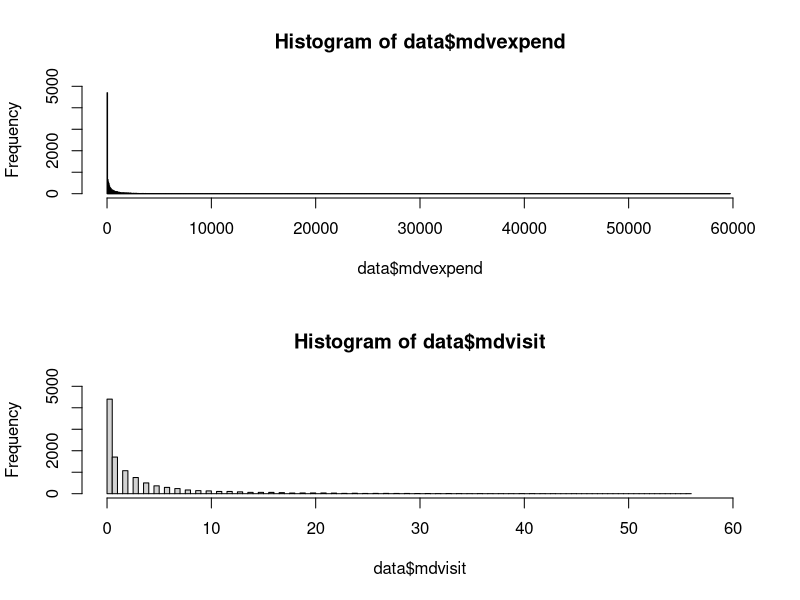
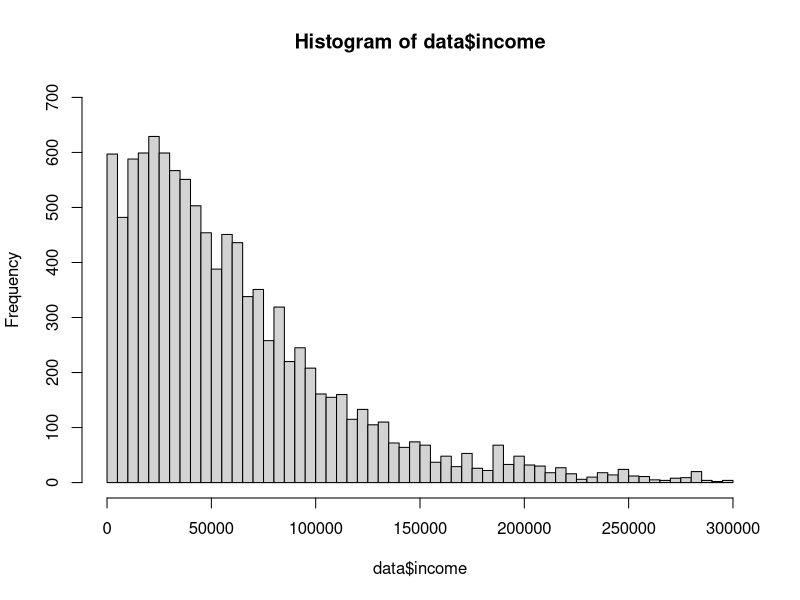
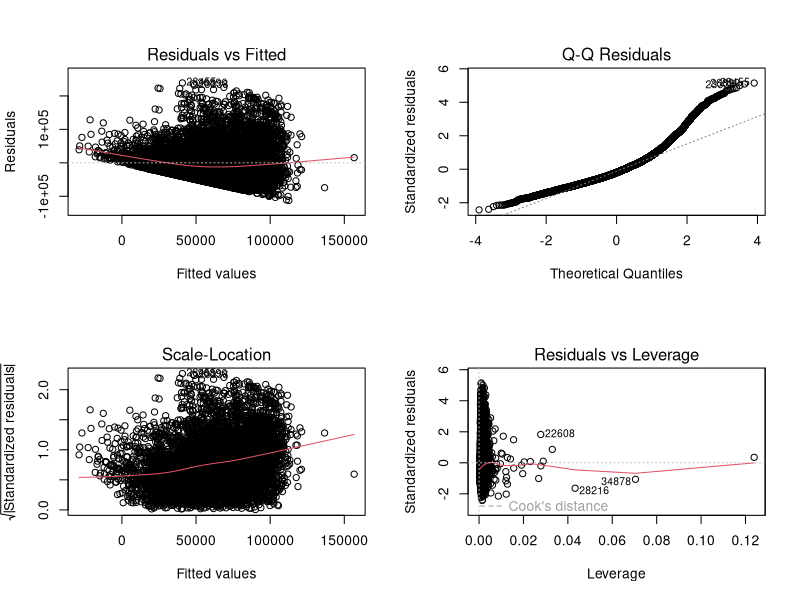
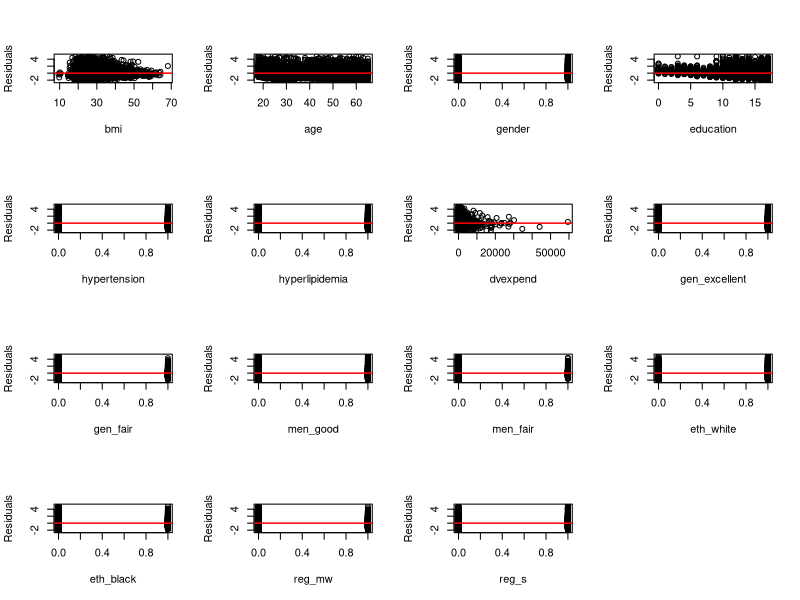
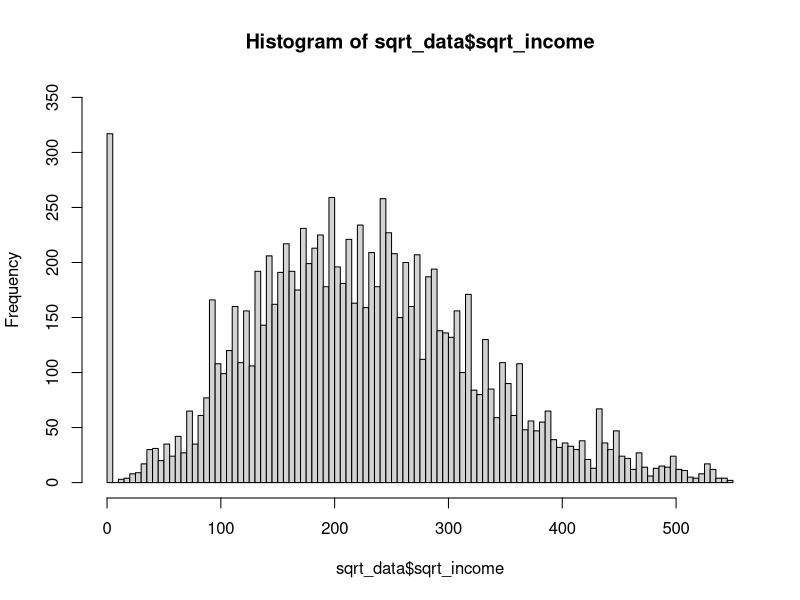
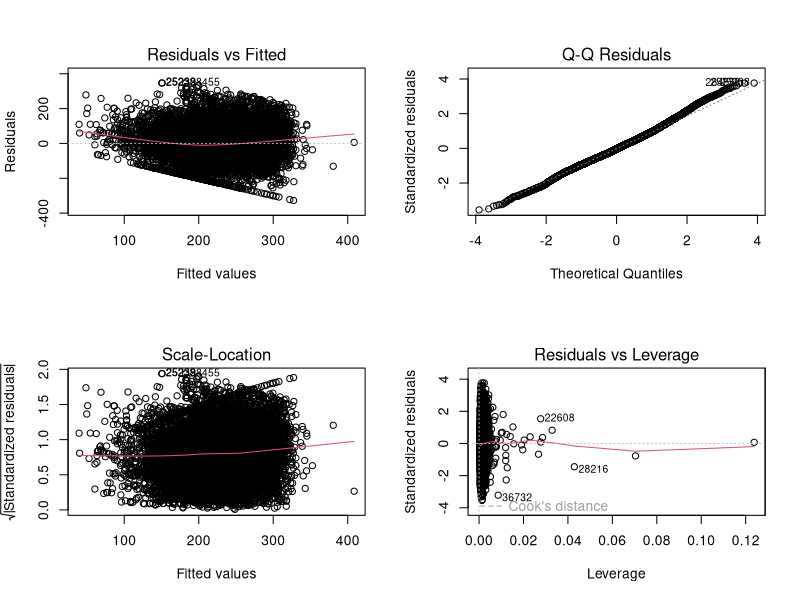
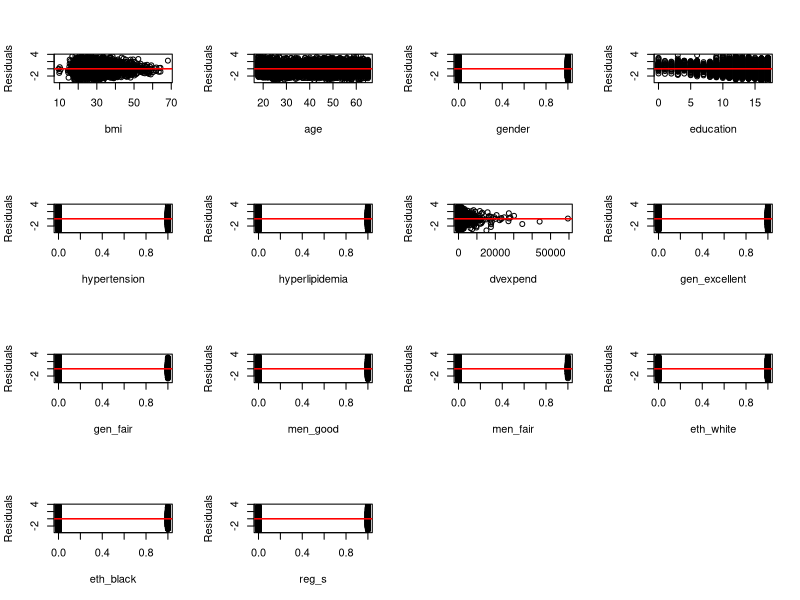

Write R code to recreate these figures, in order.
## LIBRARIES & DIRECTORY ----
# libraries
library(MASS)
library(carData)
library(car)
#install.packages("stargazer")
#library(stargazer)
# set directory to the location of the R file (only works in RStudio)
install.packages("rstudioapi")
setwd(dirname(rstudioapi::getActiveDocumentContext()$path))


## DATA ----
# make sure the R file and the data file are in the same folder to import data (or set directory manually)
data <- read.table("expenditure.txt")

# dissect the dummy variables into several binary dummy variables and remove the original dummy variable
temp.data <- data.frame(data)

# general health
temp.data$gen_excellent <- ifelse(temp.data$general == 1, 1, 0)
temp.data$gen_vgood <- ifelse(temp.data$general == 2, 1, 0)
temp.data$gen_good <- ifelse(temp.data$general == 3, 1, 0)
temp.data$gen_fair <- ifelse(temp.data$general == 4, 1, 0)
# temp.data$gen_bad <- ifelse(temp.data$general == 5, 1, 0)      # reference
temp.data$general <- NULL

# mental health
temp.data$men_excellent <- ifelse(temp.data$mental == 1, 1, 0)
temp.data$men_vgood <- ifelse(temp.data$mental == 2, 1, 0)
temp.data$men_good <- ifelse(temp.data$mental == 3, 1, 0)
temp.data$men_fair <- ifelse(temp.data$mental == 4, 1, 0)
# temp.data$men_bad <- ifelse(temp.data$mental == 5, 1, 0)       # reference
temp.data$mental <- NULL

# ethnicity
temp.data$eth_white <- ifelse(temp.data$ethnicity == 1, 1, 0)
temp.data$eth_black <- ifelse(temp.data$ethnicity == 2, 1, 0)
temp.data$eth_na <- ifelse(temp.data$ethnicity == 3, 1, 0)
# temp.data$eth_other <- ifelse(temp.data$ethnicity == 4, 1, 0)  # reference
temp.data$ethnicity <- NULL

# region
temp.data$reg_ne <- ifelse(temp.data$region == 1, 1, 0)
temp.data$reg_mw <- ifelse(temp.data$region == 2, 1, 0)
temp.data$reg_s <- ifelse(temp.data$region == 3, 1, 0)
# temp.data$reg_w <- ifelse(temp.data$region == 4, 1, 0)         # reference
temp.data$region <- NULL

# commit changes to the data
data <- temp.data


## TOTAL MEDICAL DATA ----
par(mfrow = c(2,1))

# mdexpend showing combined expenses on medical visits
data$mdvexpend <- data$dvexpend + data$ndvexpend
hist(data$mdvexpend,
     xlim = c(0, 60000), 
     ylim = c(0, 5000), 
     breaks = 1000)
#TODO ensure to remove the column before running the regression!
data$mdvexpend <- NULL

# mdvisit showing combined number of medical visits
data$mdvisit <- data$dvisit + data$ndvisit
hist(data$mdvisit, 
     xlim = c(0, 60), 
     ylim = c(0, 5000), 
     breaks = 80)
#TODO ensure to remove the column before running the regression!
data$mdvisit <- NULL


## INCOME ----
# histogram of the response
par(mfrow = c(1, 1))
hist(data$income,
     ylim = c(0, 700),
     breaks = 100)

# fitting the MLR model and removing colinear variables
lm.fit <- lm(income ~. 
             -men_excellent  # VIF = 21.2
             -gen_vgood      # VIF = 10.1
             ,data)
summary(lm.fit)
vif(lm.fit)

# running a mixed selection to only include significant variables
lm.fit.select <- stepAIC(lm.fit, ~.,
                         direction = "both",  # ensure mixed is used
                         trace = FALSE        # less console output
                         )
summary(lm.fit.select)

# Manually removing more variables based on p-values above 1% & 5%
lm.fit.manual <- update(lm.fit.select, ~.
                        -gen_good  # -0.0002, p-value > 5%
                        -ndvisit   # -0.0003, p-value > 1%
                        -eth_na    # -0.0004, p-value > 1%
                        )          # minus value shows the reduction of Adj.R^2 by removing that variable
summary(lm.fit.manual)  # Adj.R^2 = 18.75% --> 18.66%, for removing 3 predictors

# Parsimonious model
lm.fit.parsim <- update(lm.fit.manual, ~.
                        -dvexpend        # -0.0012, approx. 45% zero observations
                        -hypertension    # -0.0004, p-value > 1%
                        -hyperlipidemia  # -0.0005, greatest p-value
                        -reg_mw          # -0.0009, greatest p-value
                        -eth_white       # -0.0018, greatest p-value
                        -men_good        # -0.0021, greatest p-value
                        -men_fair        # -0.0024, greatest p-value
                        -reg_s           # -0.0030, greatest p-value
                        -gender          # -0.0031, greatest p-value
                        )                # minus value shows the reduction of Adj.R^2 by removing that variable
summary(lm.fit.parsim)
#stargazer(lm.fit.manual,lm.fit.parsim, type="text")# Adj.R^2 = 18.66% --> 17.12%, for removing 9 predictors

# comparing two models, manual & parsim, using ANOVA
anova(lm.fit.manual, lm.fit.parsim)

# checking for linearity/ normality of residuals/ outliers/ high leverage points
par(mfrow = c(2, 2))
plot(lm.fit.manual)

# plotting standardized residuals against each predictor for 'manual model' (possible to plot other models)
mod <- lm.fit.manual  # model used for plotting (select / manual / parsim)
par(mfrow = c(4, 4))
fit.names <- names(mod$model)[-1]
lm.fit.resid <- rstandard(mod)
for (i in 1:length(fit.names)) {
  plot(data[[fit.names[i]]], lm.fit.resid,
       xlab = fit.names[i],
       ylab = "Residuals")
  abline(lm(lm.fit.resid ~ data[[fit.names[i]]]),
         col = "red",
         lwd = 1.5)
}

# predicting response and seeing its confidence & predicting intervals
confint(lm.fit.manual)
fit.predict.values <- data.frame(bmi = 20,
                                 age = 30,
                                 gender = 1,
                                 education = 12,
                                 hypertension = 1,
                                 hyperlipidemia = 1,
                                 dvexpend = 300,
                                 gen_excellent = 0, gen_fair = 1,
                                 men_good = 1, men_fair = 0,
                                 eth_white = 1, eth_black = 0,
                                 reg_mw = 0, reg_s = 1
                                 )
predict(lm.fit.manual, fit.predict.values, se.fit = TRUE, interval = c("confidence"))
predict(lm.fit.manual, fit.predict.values, se.fit = TRUE, interval = c("prediction"))


## sqrt(INCOME) (attempt to fix for non-normal distribution of residuals) ----
# new data set with square for income
sqrt_data <- data.frame(data)
sqrt_data$sqrt_income <- sqrt(sqrt_data$income)
sqrt_data$income <- NULL

# histogram of the response
par(mfrow = c(1, 1))
hist(sqrt_data$sqrt_income,
     ylim = c(0, 350),
     breaks = 100)

# fitting the MLR model and removing colinear variables
sqrt.lm.fit <- lm(sqrt_income ~. 
                  -men_excellent  # VIF = 21.2
                  -gen_vgood      # VIF = 10.1
                  ,sqrt_data)
summary(sqrt.lm.fit)
vif(sqrt.lm.fit)

# running a mixed selection to only include significant variables
sqrt.lm.fit.select <- stepAIC(sqrt.lm.fit, ~., 
                              direction = "both",  # ensure mixed is used
                              trace = FALSE        # less console output
                              )
summary(sqrt.lm.fit.select)

# manually removing more variables based on p-values above 1% & 5%
sqrt.lm.fit.manual <- update(sqrt.lm.fit.select, ~.
                             -reg_ne   # -0.0001, p-value > 5%
                             -reg_mw   # -0.0001, P-value > 5%
                             -eth_na   # -0.0004, p-value > 1%
                             -dvisit   # -0.0004, p-value > 1%
                             -ndvisit  # -0.0003, p-value > 1%
                             )
summary(sqrt.lm.fit.manual) # Adj.R^2 = 20.16% --> 20.03%, for removing 5 predictors

# parsimonious model
sqrt.lm.fit.parsim <- update(sqrt.lm.fit.manual, ~.
                             -dvexpend        # -0.0010, approx. 45% zero observations
                             -hypertension    # -0.0006, greatest p-value
                             -hyperlipidemia  # -0.0003, greatest p-value
                             -bmi             # -0.0015, greatest p-value
                             -eth_white       # -0.0021, greatest p-value
                             -gen_excellent   # -0.0024, greatest p-value
                             -reg_s           # -0.0026, greatest p-value
                             )
summary(sqrt.lm.fit.parsim)  # Adj.R^2 = 20.03% --> 18.98%, for removing 7 predictors

#stargazer(sqrt.lm.fit.manual,sqrt.lm.fit.parsim)# Adj.R^2 = 18.66% --> 17.12%, for removing 9 predictors
# comparing two models, manual & parsim, using ANOVA
anova(sqrt.lm.fit.manual, sqrt.lm.fit.parsim)

# checking for linearity/ normality of residuals/ outliers/ high leverage points
par(mfrow = c(2, 2))
plot(sqrt.lm.fit.manual)

# plotting standardized residuals against each predictor for 'manual model' (possible to plot other models)
sqrt.mod <- sqrt.lm.fit.manual  # model used for plotting (select / manual / parsim)
par(mfrow = c(4, 4))
sqrt.fit.names <- names(sqrt.mod$model)[-1]
sqrt.lm.fit.resid <- rstandard(sqrt.mod)
for (i in 1:length(sqrt.fit.names)) {
  plot(data[[sqrt.fit.names[i]]], sqrt.lm.fit.resid,
       xlab = sqrt.fit.names[i],
       ylab = "Residuals")
  abline(lm(sqrt.lm.fit.resid ~ data[[sqrt.fit.names[i]]]),
         col = "red",
         lwd = 1.5)
}

# predicting response and seeing its confidence & predicting intervals for manual model
confint(sqrt.lm.fit.manual)
sqrt.fit.predict.values <- data.frame(bmi = 20,
                                      age = 30,
                                      gender = 1,
                                      education = 12,
                                      hypertension = 1,
                                      hyperlipidemia = 1,
                                      dvexpend = 300,
                                      gen_excellent = 0, gen_fair = 1,
                                      men_good = 1, men_fair = 0,
                                      eth_white = 0, eth_black = 1,
                                      reg_s = 1
                                      )
predict(sqrt.lm.fit.manual, sqrt.fit.predict.values, se.fit = TRUE, interval = c("confidence"))
predict(sqrt.lm.fit.manual, sqrt.fit.predict.values, se.fit = TRUE, interval = c("prediction"))
